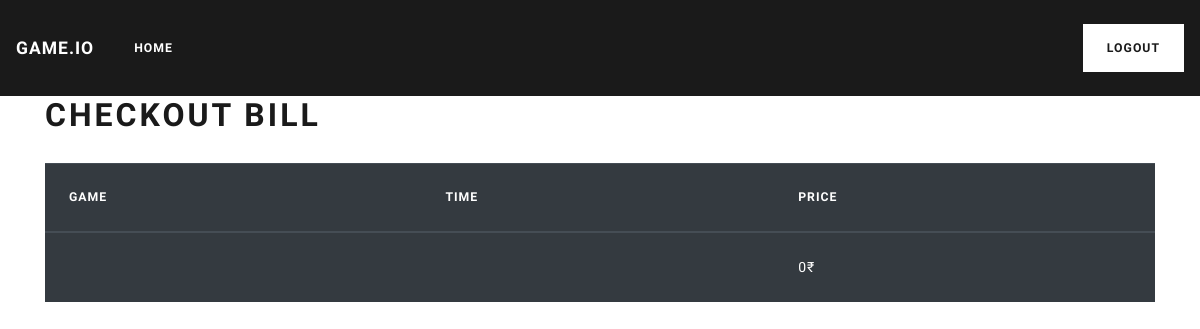
/2/finalbill/ (signed in), run on an earlier commit of the app's database.
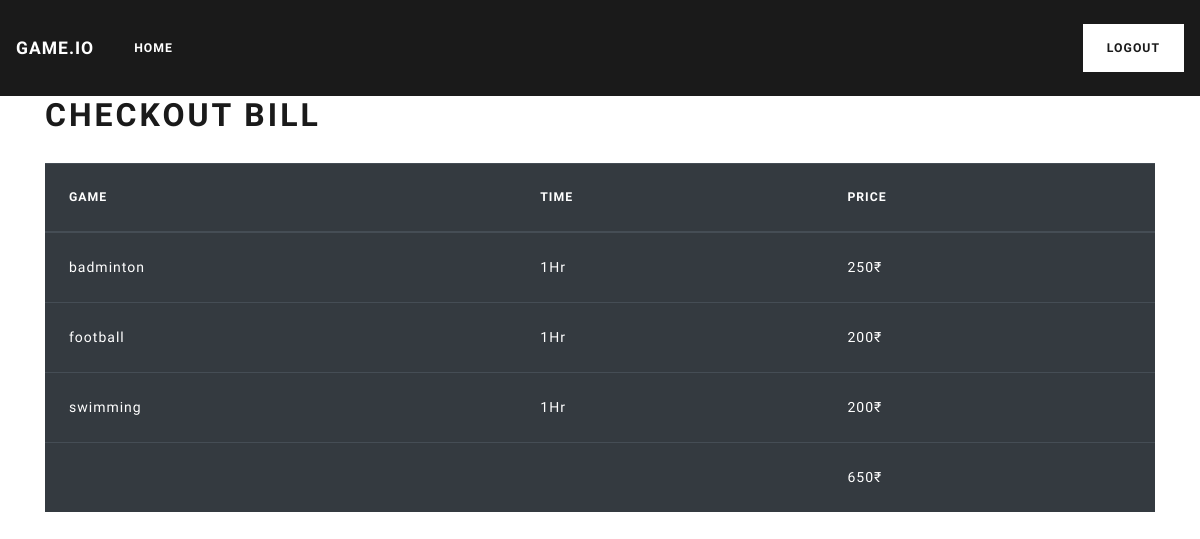
And on a later commit of the database.
### gamer_zone/models.py (models this page shows, shortened)
class GameBooked(models.Model):
    user_info = models.ForeignKey(User, on_delete=models.CASCADE, null=True, blank=True)
    game_info = models.ForeignKey(Game, on_delete=models.CASCADE, null=True, blank=True)
    game_time = models.CharField(max_length=100 , blank=True , null=True)
    game_time_start = models.TimeField(auto_now_add= True)
    total_game_price = models.IntegerField(blank=True , null=True)

class Game(models.Model):
    game_img = models.ImageField(null=True, blank=True, upload_to="projects-images/")
    game_name = models.CharField(max_length=100 , blank=True , null=True)
    game_type = models.CharField(max_length=100 , blank=True , null=True , choices= game_category)
    game_rules = models.TextField(blank=True , null=True)
    game_price = models.IntegerField(blank=True , null=True)

### gamer_zone/views.py (the view)
# urls.py: path('<int:user_id>/finalbill/', finalBill),
@login_required
def finalBill(request,user_id):
    user = request.user
    gameBooked = GameBooked.objects.filter(user_info=user.id)
    foodBooked = FoodBooked.objects.filter(user_info=user.id)
    q=0
    r=0
    for game in gameBooked:
        p=game.game_info.game_price
        q = q + p
    for item in foodBooked:
        x=item.item_info.item_price
        r = r + x
    total = q + r
    return render(request,"checkout.html",{"user":user , "gamebooked":gameBooked,"foodbooked":foodBooked,"total":total})

### gamer_zone/templates/checkout.html (shortened to what this page needs)
<!DOCTYPE html>
<html lang="en">
    <head>
        <link
            rel="stylesheet"
            href="/static/css/bootstrap.min.css"
        />
        <link
            rel="stylesheet"
            href="/static/css/home.css"
        />
    </head>
    <body>
        <nav class="navbar navbar-expand-lg navbar-dark bg-primary">
            <a class="navbar-brand" href="/2/home/">GAME.IO</a>
            <div class="collapse navbar-collapse" id="navbarColor01">
                <ul class="navbar-nav mr-auto">
                    <li class="nav-item active">
                        <a class="nav-link" href="/{{user.id}}/home/"
                            >Home
                        </a>
                    </li>
                </ul>
            </div>
            <a
                class="btn btn-secondary my-2 my-sm-0 ml-auto"
                type="submit"
                href="/logout/"
            >
                Logout
            </a>
        </nav>
        <div class="container">
            <h1>Checkout Bill</h1>
            <br />
            <table class="table table-dark">
                <thead>
                    <tr>
                        <th scope="col">Game</th>
                        <th scope="col">Time</th>
                        <th scope="col">Price</th>
                    </tr>
                </thead>
                <tbody>
                    {% for game in gamebooked %}
                    <tr>
                        <td>{{game.game_info.game_name}}</td>
                        <td>{{game.game_time}}Hr</td>
                        <td>{{game.game_info.game_price}}₹</td>
                    </tr>
                    {% endfor %}
                    <tr>
                        <td></td>
                        <td></td>
                        <td>{{total}}₹</td>
                    </tr>
                </tbody>
            </table>
        </div>
    </body>
</html>

What changed in the data, as far as the page shows it:
added GameBooked: game_info.game_name "badminton", game_time "1", game_info.game_price "250"
added GameBooked: game_info.game_name "football", game_time "1", game_info.game_price "200"
added GameBooked: game_info.game_name "swimming", game_time "1", game_info.game_price "200"
Also different on the page:
{{ total }}: "0" → "650"
